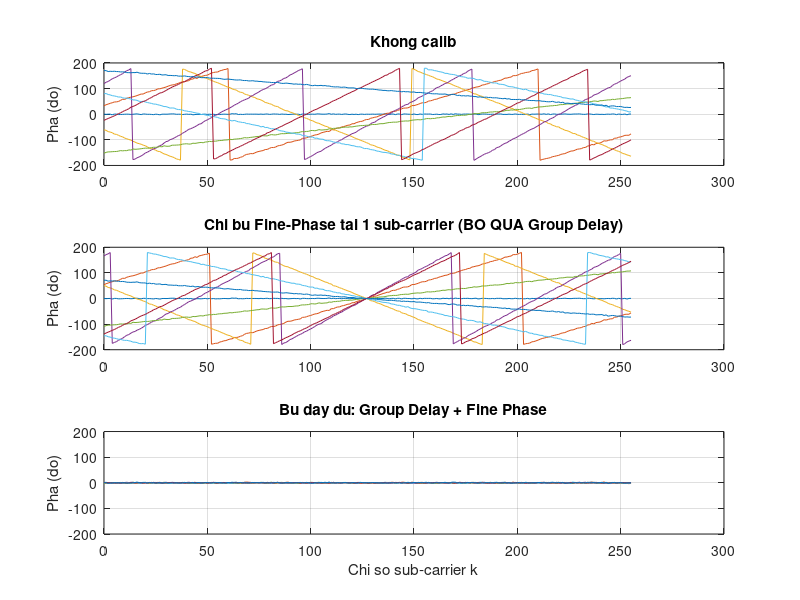
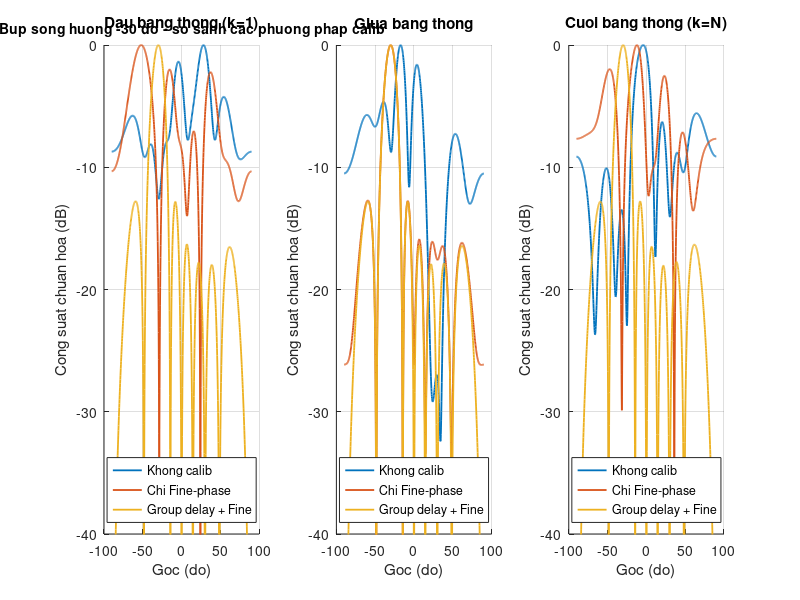
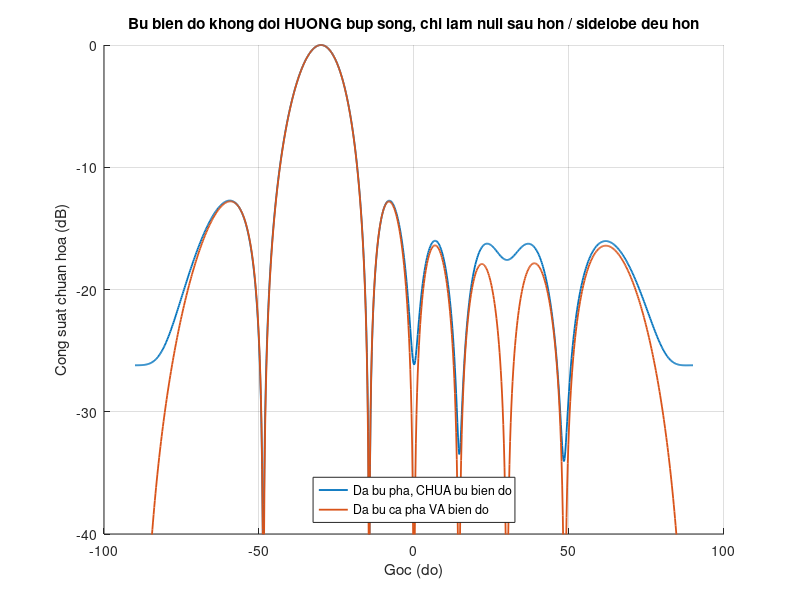

MATLAB code for these plots, in order:
%% Calibration bu pha va bien do
% PHASE ( lech thoi gian tau)
% - Gom 2 thanh phan Group delay va Fine delay
% --Group delay: + Duoc tinh thong qua trung binh do lech pha cua cac dap ung kenh cua tung subcarrier
%                + Voi cung 1 do lech thoi gian tau, do lech pha tren tung song mang con ( Yk=Xk⋅e^(−j2πfkτ)) tuyen tinh theo k. Nghia la cac song mang con
%                  co tan so khac nhau nen do lech pha se ti le voi k (tan so cang cao thi lech pha cang lon)
%--Fine delay : + Day la do lech pha sau khi da bu tho (van con phan group delay chua bu chinh xac)
%               + Duoc tinh thong qua goc pha trung binh cua tin hieu phat sau khi da bu group delay. Cac tin hieu sau khi bu group delay da nam gan voi tin hieu ly
%                 tuong, viec tinh trung binh cong se lam do lech bu tru nhau, cang sat toi tin hieu ly tuong hon.
clear; clc; close all;
rng(7);   % seed co dinh de ket qua lap lai duoc

%% 1. THAM SO HE THONG (rut gon tu Bang 2 trong sang che & Section III paper)
N_ant    = 8;          % so luong kenh anten phat (RF chain), giong RRU 8T8R
N_sub    = 256;        % so sub-carrier dung cho calib (rut gon tu 3276 de demo nhanh)
M        = 256;        % kich thuoc IFFT/FFT
L        = 6;          % so lan lap phat-thu de trung binh giam nhieu (giong Bang 2)
SNR_dB   = 25;         % SNR tin hieu tham chieu tren duong phan hoi coupler
Ncell_ID = 5;          % ID de sinh chuoi ZC (demo, giong tham so trong sang che)

d_over_lambda    = 0.5;    % khoang cach anten = lambda/2
theta_target_deg = -30;    % goc bup song mong muon (giong Hinh 12 trong sang che)

%% 2. SINH CHUOI PILOT THAM CHIEU THEO ZADOFF-CHU (Buoc 1)
u = 25;                                  % root index cua chuoi ZC
n = (0:N_sub-1);
zc_base = exp(-1j*pi*u*n.*(n+1)/N_sub);  % chuoi ZC co ban (CAZAC)
X = exp(1j*Ncell_ID*n) .* zc_base;       % X_n^k: tin hieu tham chieu mien tan so
X = X ./ abs(X);                         % chuan hoa bien do = 1

%% 3. MO HINH LOI PHAN CUNG "THAT" CUA TUNG CHUOI RF (ground truth, an voi
%     thuat toan uoc luong - chi dung de kiem chung ket qua)
true_tau_n  = [0, 1.7, -2.3, 3.1, 0.6, -1.2, 2.8, -0.4];        % mau (group delay)
true_phi0_n = [0, 35, -60, 120, -150, 80, -25, 170] * pi/180;    % rad (fine phase)
% LECH BIEN DO: do dung sai gain PA, suy hao cap/connector khac nhau giua
% cac chain - la mot hang so (khong phu thuoc k) rieng cho tung anten,
% tuong tu ban chat voi fine phase nhung tac dong len BIEN DO thay vi PHA
true_A_n    = [1.0, 0.82, 1.18, 0.90, 1.10, 0.78, 1.22, 0.95];  % (khong don vi, ty le so voi chain 1)

fprintf('--- GROUND TRUTH (loi phan cung that, chi de doi chieu) ---\n');
for a = 1:N_ant
    fprintf('  Chain %d: tau = %6.2f mau | phi0 = %7.2f do | A = %5.2f\n', ...
        a, true_tau_n(a), true_phi0_n(a)*180/pi, true_A_n(a));
end

%% 4. BUOC 1 (mo phong): PHAT-THU TIN HIEU THAM CHIEU QUA COUPLER, L LAN LAP
k_idx = (0:N_sub-1);              % chi so sub-carrier (0-based, giong cong thuc paper)
Ybar  = zeros(N_ant, N_sub);      % Y_n^k trung binh sau L lan (cong thuc (3))

for a = 1:N_ant
    acc = zeros(1, N_sub);
    % Dap ung kenh THAT gio gom ca 3 thanh phan: bien do A_n, fine phase
    % phi0_n (hang so), va group delay tau_n (tuyen tinh theo k)
    H_true = true_A_n(a) * exp(1j*true_phi0_n(a)) .* exp(1j*2*pi*k_idx*true_tau_n(a)/M);
    for it = 1:L
        noise = (randn(1,N_sub) + 1j*randn(1,N_sub))/sqrt(2) * 10^(-SNR_dB/20);
        Y = X .* H_true + noise;
        acc = acc + Y;
    end
    Ybar(a,:) = acc / L;
end

%% 5. BUOC 2: UOC LUONG H, TACH GROUP DELAY (THO) & FINE PHASE (TINH)
Hhat = Ybar ./ X;      % H_n^k = Ybar / X   (cong thuc (2))

delta_k  = 8;                      % khoang cach sub-carrier de uoc luong group delay
tau_hat  = zeros(1, N_ant);
phi0_hat = zeros(1, N_ant);
A_hat    = zeros(1, N_ant);        % <-- MOI: uoc luong bien do tung chain

for a = 1:N_ant
    h = Hhat(a,:);
    % --- (a) UOC LUONG GROUP DELAY (THO) - dung cong thuc (5) trong paper ---
    prod_term  = h(1:end-delta_k) .* conj(h(1+delta_k:end));
    phase_diff = angle(mean(prod_term));
    tau_hat(a) = -M/(2*pi*delta_k) * phase_diff;

    % --- (b) BU GROUP DELAY, UOC LUONG PHA DU (FINE) VA BIEN DO ---
    h_comp    = h .* exp(-1j*2*pi*k_idx*tau_hat(a)/M);
    % Sau khi bu group delay, h_comp[k] ~ A_n * e^{j*phi0_n} (hang so
    % voi moi k, chi con lech boi nhieu) -> trung binh phasor (coherent
    % averaging) cho ca goc (angle) LAN do lon (abs) cung mot cong thuc:
    phi0_hat(a) = angle(mean(h_comp));
    A_hat(a)    = abs(mean(h_comp));      % <-- MOI: uoc luong bien do
end

fprintf('\n--- KET QUA UOC LUONG (so sanh voi ground truth) ---\n');
for a = 1:N_ant
    fprintf('  Chain %d: tau_hat=%6.2f mau (loi %+.3f) | phi0_hat=%7.2f do (loi %+.2f do) | A_hat=%5.3f (loi %+.2f%%)\n', ...
        a, tau_hat(a), tau_hat(a)-true_tau_n(a), ...
        phi0_hat(a)*180/pi, (phi0_hat(a)-true_phi0_n(a))*180/pi, ...
        A_hat(a), 100*(A_hat(a)-true_A_n(a))/true_A_n(a));
end

%% 6. BUOC 3: TINH 3 BO TRONG SO CALIBRATION DE SO SANH
% (1) Khong calib
W_none = ones(N_ant, N_sub);

% (2) CHI bu Fine-phase tai 1 sub-carrier trung tam, BO QUA group delay
%     -> mo phong dung "buoc bi an" ma nguoi dung nghi tac gia co lam
k0          = round(N_sub/2);
phi_center  = angle(Hhat(:, k0));              % N_ant x 1
W_fineOnly  = repmat(exp(-1j*phi_center), 1, N_sub);

% (3a) Bu DAY DU nhung CHI PHA: group delay + fine phase (giong paper/patent
%      goc, CHUA bu bien do) - dung de so sanh rieng anh huong cua bien do
W_full_phaseOnly = exp(-1j*(2*pi*k_idx.*tau_hat.'/M + phi0_hat.'));

% (3b) Bu DAY DU CA PHA VA BIEN DO (nang cap so voi paper/patent goc):
%      nhan them he so 1/A_hat de "keo" moi chain ve cung mot bien do
%      chuan hoa - tan dung luon |Hhat| von da co san, khong can do them
W_full = (1 ./ A_hat.') .* W_full_phaseOnly;

%% 7. SAI PHA CON LAI THEO SUB-CARRIER SAU KHI AP DUNG TUNG W
resid_none     = angle(Hhat .* W_none)     * 180/pi;
resid_fineOnly = angle(Hhat .* W_fineOnly) * 180/pi;
resid_full     = angle(Hhat .* W_full)     * 180/pi;

figure('Name','Sai pha con lai theo sub-carrier');
subplot(3,1,1); plot(k_idx, resid_none.');     ylim([-200 200]); grid on;
title('Khong calib'); ylabel('Pha (do)');
subplot(3,1,2); plot(k_idx, resid_fineOnly.'); ylim([-200 200]); grid on;
title('Chi bu Fine-Phase tai 1 sub-carrier (BO QUA Group Delay)'); ylabel('Pha (do)');
subplot(3,1,3); plot(k_idx, resid_full.');     ylim([-200 200]); grid on;
title('Bu day du: Group Delay + Fine Phase'); ylabel('Pha (do)'); xlabel('Chi so sub-carrier k');

rms_none     = sqrt(mean(resid_none(:).^2));
rms_fineOnly = sqrt(mean(resid_fineOnly(:).^2));
rms_full     = sqrt(mean(resid_full(:).^2));
fprintf('\n--- RMS SAI PHA TREN TOAN BANG THONG ---\n');
fprintf('  Khong calib          : %.2f do\n', rms_none);
fprintf('  Chi Fine-phase       : %.2f do\n', rms_fineOnly);
fprintf('  Group delay + Fine   : %.2f do\n', rms_full);

%% 8. MO PHONG BUP SONG (ARRAY FACTOR) TAI 3 VI TRI SUB-CARRIER KHAC NHAU
theta_target  = theta_target_deg*pi/180;
n_ant_idx     = (0:N_ant-1).';
a_theta       = exp(-1j*2*pi*d_over_lambda*n_ant_idx*sin(theta_target));  % steering vector

theta_scan_deg = -90:0.2:90;
theta_scan     = theta_scan_deg*pi/180;

k_eval_list = [1, round(N_sub/2), N_sub];   % dau bang - giua bang - cuoi bang
titles = {'Dau bang thong (k=1)','Giua bang thong','Cuoi bang thong (k=N)'};

figure('Name','Bup song phat theo goc quet - so sanh 3 kich ban calib');
for ik = 1:numel(k_eval_list)
    k = k_eval_list(ik);
    subplot(1,3,ik); hold on;
    for caseIdx = 1:3
        switch caseIdx
            case 1, Wk = W_none(:,k);     lbl = 'Khong calib';
            case 2, Wk = W_fineOnly(:,k); lbl = 'Chi Fine-phase';
            case 3, Wk = W_full(:,k);     lbl = 'Group delay + Fine';
        end
        % Dap ung phan cung THAT tai sub-carrier k (dung de kiem chung)
        % - gio da gom ca true_A_n (bien do that) de bup song phan anh
        %   dung ca 3 loai loi phan cung: delay + fine phase + bien do
        H_true_k = true_A_n.' .* exp(1j*true_phi0_n.') .* exp(1j*2*pi*(k-1)*true_tau_n.'/M);
        g = H_true_k .* Wk .* a_theta;         % dap ung tong hop moi anten
        AFpat = zeros(size(theta_scan));
        for it = 1:numel(theta_scan)
            sv = exp(-1j*2*pi*d_over_lambda*n_ant_idx*sin(theta_scan(it)));
            AFpat(it) = abs(sum(g .* conj(sv)))^2;
        end
        AFpat_dB = 10*log10(AFpat/max(AFpat) + eps);
        plot(theta_scan_deg, AFpat_dB, 'DisplayName', lbl, 'LineWidth', 1.3);
    end
    ylim([-40 0]); grid on; xlabel('Goc (do)'); ylabel('Cong suat chuan hoa (dB)');
    title(titles{ik}); legend('Location','south');
end
main_title = sprintf('Bup song huong %.0f do - so sanh cac phuong phap calib', theta_target_deg);
if exist('sgtitle', 'builtin') || exist('sgtitle', 'file')
    sgtitle(main_title);   % MATLAB R2018b+
else
    annotation('textbox', [0 0.94 1 0.05], 'String', main_title, ...
        'EdgeColor', 'none', 'HorizontalAlignment', 'center', 'FontWeight', 'bold');
end

%% 9. RIENG BIET: ANH HUONG CUA VIEC BU/KHONG BU BIEN DO LEN NULL & SIDELOBE
% O day CO DINH pha da bu day du (group delay + fine phase, dung nhu nhau
% o ca 2 truong hop) - CHI thay doi co bu bien do hay khong - de tach
% rieng dung anh huong cua bien do, khong lan voi anh huong cua pha.
k_center = round(N_sub/2);
H_true_center = true_A_n.' .* exp(1j*true_phi0_n.') .* exp(1j*2*pi*(k_center-1)*true_tau_n.'/M);

figure('Name','Anh huong cua bu bien do len sidelobe/null (da bu pha day du)');
hold on;
g_noAmp   = H_true_center .* W_full_phaseOnly(:,k_center) .* a_theta;   % pha dung, bien do CHUA bu
g_withAmp = H_true_center .* W_full(:,k_center)           .* a_theta;   % pha + bien do deu da bu
labels9 = {'Da bu pha, CHUA bu bien do','Da bu ca pha VA bien do'};
gs = {g_noAmp, g_withAmp};
for c = 1:2
    AFpat = zeros(size(theta_scan));
    for it = 1:numel(theta_scan)
        sv = exp(-1j*2*pi*d_over_lambda*n_ant_idx*sin(theta_scan(it)));
        AFpat(it) = abs(sum(gs{c} .* conj(sv)))^2;
    end
    plot(theta_scan_deg, 10*log10(AFpat/max(AFpat)+eps), 'LineWidth', 1.3, 'DisplayName', labels9{c});
end
ylim([-40 0]); grid on; legend('Location','south');
xlabel('Goc (do)'); ylabel('Cong suat chuan hoa (dB)');
title('Bu bien do khong doi HUONG bup song, chi lam null sau hon / sidelobe deu hon');

fprintf('\n--- SO SANH RIENG ANH HUONG CUA BU BIEN DO (pha da bu day du ca 2 truong hop) ---\n');
fprintf('  (Xem figure 3: huong dinh bup song giu nguyen -%d do o ca 2, chi khac null/sidelobe)\n', abs(theta_target_deg));

fprintf('\nHoan tat demo. Xem 3 figure: (1) sai pha con lai theo sub-carrier, ');
fprintf('(2) bup song phat tai 3 vi tri trong bang thong (da gom ca loi bien do), ');
fprintf('(3) anh huong rieng cua viec bu bien do len null/sidelobe.\n');
